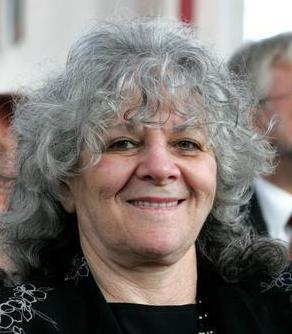
#> input picture ai/dasum-face-ai-test/data/patients/patient_1/0001_01.jpg, 292 x 334 px; its folder holds only this picture in this run
$ python verify_patient_in_image.py out.png ../data/patients/patient_1/0001_01.jpg
#> lines starting #> are read from the running program, lines starting #| are printed output that depends on the picture
### ai/dasum-face-ai-test/preprocessing/transforms.py
"""Common preprocessing: stabilize model input without face-specific ops."""

from __future__ import annotations

import io
from pathlib import Path

import cv2
import numpy as np
from PIL import Image, ImageOps

from preprocessing.config import (
    CLAHE_CLIP_LIMIT,
    CLAHE_TILE_GRID,
    DENOISE_D,
    DENOISE_SIGMA_COLOR,
    DENOISE_SIGMA_SPACE,
    LETTERBOX_PAD_COLOR,
    LETTERBOX_SIZE,
)


def load_image_bgr(path: str) -> np.ndarray:
    """Load with EXIF orientation; return BGR uint8."""
    with open(path, "rb") as f:
        data = f.read()
    pil = ImageOps.exif_transpose(Image.open(io.BytesIO(data)))
#> pil is the input picture: PIL image 292x334 RGB; mean R, G, B 122, 114.8, 110.9
    rgb = np.array(pil.convert("RGB"))
    return cv2.cvtColor(rgb, cv2.COLOR_RGB2BGR)


def save_image_bgr(path: str, image: np.ndarray) -> str:
    path_obj = Path(path)
    ext = path_obj.suffix.lower()
    encode_ext = {".jfif": ".jpg", ".jpeg": ".jpg"}.get(ext, ext)
    if encode_ext not in {".jpg", ".png", ".webp", ".bmp"}:
        path_obj = path_obj.with_suffix(".jpg")
        encode_ext = ".jpg"
        path = str(path_obj)
    ok, encoded = cv2.imencode(encode_ext, image)
    if not ok:
        raise ValueError(f"이미지 저장 실패: {path}")
    with open(path, "wb") as f:
        f.write(encoded.tobytes())
    return path


def letterbox(image: np.ndarray, size: int = LETTERBOX_SIZE) -> np.ndarray:
    """Aspect-ratio preserving resize + padding to size×size."""
    h, w = image.shape[:2]
    scale = min(size / w, size / h)
    new_w = max(1, int(w * scale))
    new_h = max(1, int(h * scale))
    interp = cv2.INTER_AREA if scale < 1 else cv2.INTER_LINEAR
    resized = cv2.resize(image, (new_w, new_h), interpolation=interp)
    canvas = np.full((size, size, 3), LETTERBOX_PAD_COLOR, dtype=np.uint8)
    top = (size - new_h) // 2
    left = (size - new_w) // 2
    canvas[top : top + new_h, left : left + new_w] = resized
    return canvas


def adjust_brightness_contrast(image: np.ndarray) -> np.ndarray:
    """Mild CLAHE on L channel."""
    lab = cv2.cvtColor(image, cv2.COLOR_BGR2LAB)
#> lab: shape (334, 292, 3); mean of channels 0, 1, 2 121.6, 130.2, 131.3
    l, a, b = cv2.split(lab)
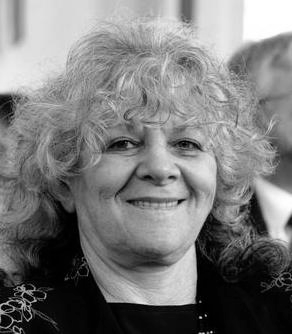
#> l: shape (334, 292); min 0, max 255, mean 121.6
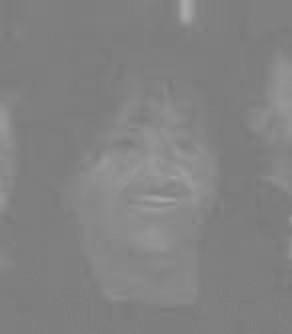
#> a: shape (334, 292); min 119, max 168, mean 130.2
    clahe = cv2.createCLAHE(clipLimit=CLAHE_CLIP_LIMIT, tileGridSize=CLAHE_TILE_GRID)
    l = clahe.apply(l)
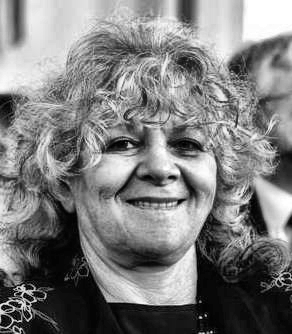
#> l: shape (334, 292); min 0, max 255, mean 125.2
    return cv2.cvtColor(cv2.merge([l, a, b]), cv2.COLOR_LAB2BGR)
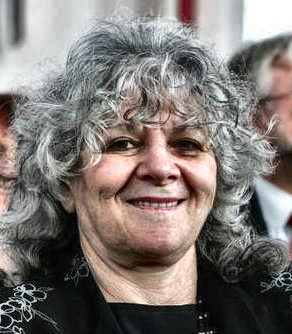
#> returned value: shape (334, 292, 3); mean B, G, R 115, 119, 126.1


def remove_noise(image: np.ndarray) -> np.ndarray:
    """Mild edge-preserving denoise."""
    return cv2.bilateralFilter(
        image,
        d=DENOISE_D,
        sigmaColor=DENOISE_SIGMA_COLOR,
        sigmaSpace=DENOISE_SIGMA_SPACE,
    )
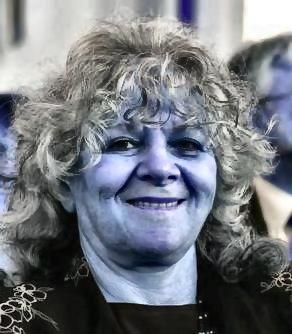
#> returned value: shape (334, 292, 3); mean of channels 0, 1, 2 115, 119, 126.1; drawn as R, G, B


def common_preprocess_pipeline(image_bgr: np.ndarray) -> np.ndarray:
    """EXIF applied at load; BGR throughout."""
    image = adjust_brightness_contrast(image_bgr)
    image = remove_noise(image)
    image = letterbox(image)
#> in letterbox, `resized = cv2.resize(image, (new_w, new_h), interpolation=interp)`:
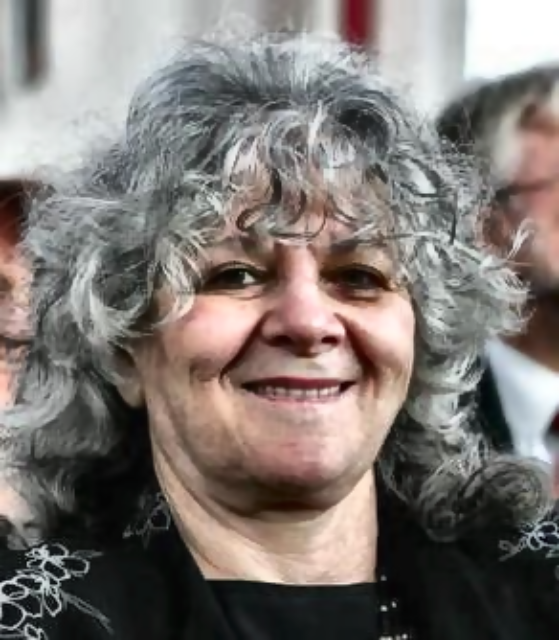
#> resized: shape (640, 559, 3); mean B, G, R 114.9, 118.9, 125.9
#> in letterbox, `canvas[top : top + new_h, left : left + new_w] = resized`:
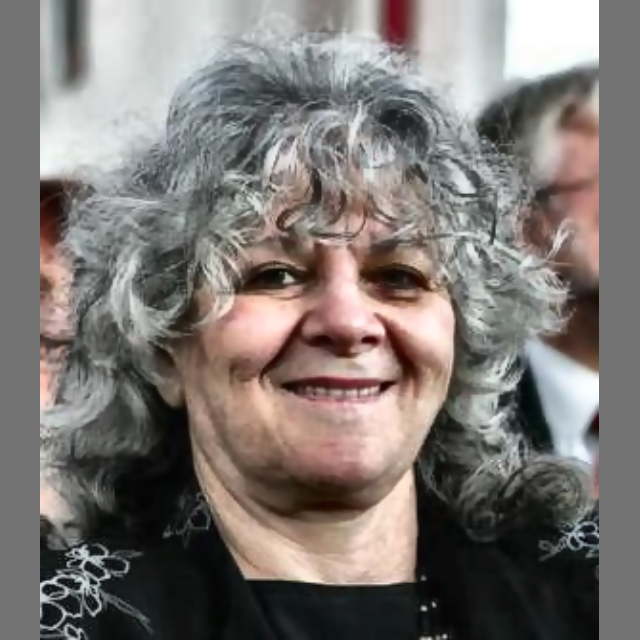
#> canvas: shape (640, 640, 3); mean B, G, R 114.8, 118.3, 124.4
    return image

### ai/dasum-face-ai-test/face/detector.py
"""InsightFace initialization and face detection."""

from __future__ import annotations

from dataclasses import dataclass

import cv2
import numpy as np
from insightface.app import FaceAnalysis
from insightface.utils import face_align

import settings as S


@dataclass
class DetectedFace:
    bbox: list[float]  # x1,y1,x2,y2
    det_score: float
    embedding: np.ndarray | None = None
    kps: np.ndarray | None = None

    # [4 lines left out: function area, not called in this run]


class FaceDetector:
    def __init__(self) -> None:
        self.app = FaceAnalysis(name=S.INSIGHTFACE_MODEL)
        self.app.prepare(
            ctx_id=S.INSIGHTFACE_CTX_ID,
            det_size=S.INSIGHTFACE_DET_SIZE,
        )

    # [15 lines left out: function detect, not called in this run]

    @staticmethod
    def largest_face(faces: list[DetectedFace]) -> DetectedFace | None:
        return faces[0] if faces else None

    # [26 lines left out: functions align_crop, crop_bbox, not called in this run]

### ai/dasum-face-ai-test/face/io_utils.py
"""Image I/O and logging helpers."""

from __future__ import annotations

import io
import logging
from pathlib import Path

import cv2
import numpy as np
from PIL import Image, ImageOps

import settings as S


def setup_logger(name: str, log_file: Path | None = None) -> logging.Logger:
    logger = logging.getLogger(name)
    if logger.handlers:
        return logger
    logger.setLevel(logging.INFO)
    fmt = logging.Formatter("%(asctime)s [%(levelname)s] %(message)s")
    ch = logging.StreamHandler()
    ch.setFormatter(fmt)
    logger.addHandler(ch)
    if log_file:
        log_file.parent.mkdir(parents=True, exist_ok=True)
        fh = logging.FileHandler(log_file, encoding="utf-8")
        fh.setFormatter(fmt)
        logger.addHandler(fh)
    return logger


# [35 lines left out: functions load_image_bgr, save_image_bgr, iter_images, program_info_from_rel, not called in this run]

### ai/dasum-face-ai-test/face/patient_db.py
"""Build and load patient face embedding database."""

from __future__ import annotations

import json
from pathlib import Path

import numpy as np
import pandas as pd

import settings as S
from face.augment import augment_patient_dir
from face.detector import FaceDetector
from face.embedder import FaceEmbedder, l2_normalize
from face.io_utils import iter_images, load_image_bgr, save_image_bgr, setup_logger


def _rep_path() -> Path:
    return S.FACE_DB_REPRESENTATIVES / "patient_representatives.npy"


# [16 lines left out: functions load_representatives, save_representatives, not called in this run]


def build_patient_database(
    overwrite: bool = False,
    use_augmentation: bool | None = None,
) -> dict[str, np.ndarray]:
    use_aug = S.USE_FACE_AUGMENTATION if use_augmentation is None else use_augmentation
    log = setup_logger("build_patient_db", S.OUTPUT_LOGS_DIR / "build_patient_db.log")

    if not S.PATIENTS_PREPROCESSED_DIR.is_dir():
        raise FileNotFoundError(
            f"전처리 입소자 폴더 없음: {S.PATIENTS_PREPROCESSED_DIR}\n"
            "먼저: python main.py --step preprocess"
        )

    detector = FaceDetector()
    embedder = FaceEmbedder(detector)
    representatives: dict[str, np.ndarray] = {}
    build_log: list[dict] = []

    for patient_id in S.PATIENT_IDS:
        src_dir = S.PATIENTS_PREPROCESSED_DIR / patient_id
        if not src_dir.is_dir():
            log.warning("%s folder missing", patient_id)
            continue

        aligned_dir = S.FACE_DB_ALIGNED_PATIENTS / patient_id
        emb_path = S.FACE_DB_EMBEDDINGS / f"{patient_id}.npy"

        if overwrite and aligned_dir.exists():
            for p in aligned_dir.glob("*"):
                if p.is_file():
                    p.unlink()

        sources: list[Path] = []
        for _, p in iter_images(src_dir):
            sources.append(p)

        if use_aug:
            aug_dir = S.AUGMENTED_DIR / patient_id
            if overwrite and aug_dir.exists():
                for p in aug_dir.glob("*"):
                    if p.is_file():
                        p.unlink()
            n_aug = augment_patient_dir(src_dir, aug_dir, per_face=S.AUGMENT_PER_FACE)
            log.info("%s augmented %d images", patient_id, n_aug)
            for _, p in iter_images(aug_dir):
                sources.append(p)

        embeddings: list[np.ndarray] = []
        aligned_dir.mkdir(parents=True, exist_ok=True)

        for src_path in sources:
            try:
                image = load_image_bgr(src_path)
            except Exception as e:
                log.warning("load fail %s: %s", src_path, e)
                build_log.append(
                    {"patient_id": patient_id, "source": str(src_path), "status": "load_fail"}
                )
                continue

            faces = detector.detect(image)
            face = FaceDetector.largest_face(faces)
            if face is None:
                log.warning("no face: %s", src_path)
                build_log.append(
                    {"patient_id": patient_id, "source": str(src_path), "status": "no_face"}
                )
                continue

            if len(faces) > 1:
                log.warning("multiple faces, using largest: %s", src_path)

            try:
                aligned = FaceDetector.align_crop(image, face)
                emb = embedder.from_detected_face(image, face)
            except Exception as e:
                log.warning("embed fail %s: %s", src_path, e)
                build_log.append(
                    {"patient_id": patient_id, "source": str(src_path), "status": "embed_fail"}
                )
                continue

            stem = src_path.stem
            if src_path.parent.name == patient_id:
                out_aligned = aligned_dir / f"{stem}_aligned.jpg"
            else:
                out_aligned = aligned_dir / f"{src_path.parent.name}_{stem}_aligned.jpg"

            save_image_bgr(out_aligned, aligned)
            embeddings.append(emb)
            build_log.append(
                {
                    "patient_id": patient_id,
                    "source": str(src_path),
                    "aligned_face": str(out_aligned),
                    "bbox": face.bbox,
                    "det_score": face.det_score,
                    "status": "ok",
                }
            )
            log.info("[등록] %s <- %s", patient_id, src_path.name)

        S.FACE_DB_EMBEDDINGS.mkdir(parents=True, exist_ok=True)
        if embeddings:
            np.save(emb_path, np.stack(embeddings, axis=0))
            rep = l2_normalize(np.mean(embeddings, axis=0))
            representatives[patient_id] = rep
            log.info("[완료] %s: %d embeddings", patient_id, len(embeddings))
        else:
            log.error("[ERROR] %s: no valid embeddings", patient_id)
            build_log.append({"patient_id": patient_id, "status": "no_valid_embeddings"})

        n = len(embeddings)
        if n == 0:
            log.warning("%s has no valid embeddings.", patient_id)
        elif n < S.MIN_VALID_EMBEDDINGS_WARN:
            log.warning("%s has only %d valid embeddings.", patient_id, n)

    save_representatives(representatives)

    log_path = S.FACE_DB_DIR / "build_log.json"
    log_path.write_text(json.dumps(build_log, ensure_ascii=False, indent=2), encoding="utf-8")
    pd.DataFrame(build_log).to_csv(S.OUTPUT_REPORTS_DIR / "patient_db_build.csv", index=False)

    return representatives

### ai/dasum-face-ai-test/preprocessing/runner.py
"""Batch common preprocessing (patients + gallery, once)."""

from __future__ import annotations

import shutil
from pathlib import Path

from preprocessing import config as C
from preprocessing.gallery_index import (
    build_gallery_index,
    iter_gallery_sources,
    numeric_relpath,
    save_gallery_index,
)
from preprocessing.transforms import common_preprocess_pipeline, load_image_bgr, save_image_bgr


def iter_images(root: Path):
    for path in sorted(root.rglob("*")):
        if path.is_file() and path.suffix.lower() in C.IMAGE_EXTENSIONS:
            rel = path.relative_to(root).as_posix()
            yield rel, path


def preprocess_image(src_path: Path, dst_path: Path) -> None:
    image = load_image_bgr(str(src_path))
    image = common_preprocess_pipeline(image)
    dst_path.parent.mkdir(parents=True, exist_ok=True)
    save_image_bgr(str(dst_path), image)


def preprocess_tree(src_root: Path, dst_root: Path, overwrite: bool = False) -> int:
    if overwrite and dst_root.exists():
        shutil.rmtree(dst_root)
    dst_root.mkdir(parents=True, exist_ok=True)

    count = 0
    for rel, src in iter_images(src_root):
        dst = dst_root / rel
        preprocess_image(src, dst)
        count += 1
        print(f"[전처리] {rel}")
    return count


# [24 lines left out: function preprocess_gallery_tree, not called in this run]

### ai/dasum-face-ai-test/scripts/verify_patient_in_image.py
"""업로드 사진 얼굴 인식: 전체 입소자 목록 + 시연 대상(patient_6=기만경) 포함 여부. stdout JSON 1줄."""
from __future__ import annotations

import json
import sys
from pathlib import Path

_ROOT = Path(__file__).resolve().parent.parent
if str(_ROOT) not in sys.path:
    sys.path.insert(0, str(_ROOT))

import schema as S  # noqa: E402
import settings as CFG  # noqa: E402
from face.detector import FaceDetector  # noqa: E402
from face.embedder import FaceEmbedder  # noqa: E402
from face.io_utils import load_image_bgr  # noqa: E402
from face.patient_db import (  # noqa: E402
    _rep_path,
    build_patient_database,
    load_representatives,
)
from face.similarity import SimilarityResult, decide_match, rank_patients  # noqa: E402
from preprocessing.runner import preprocess_tree  # noqa: E402

PATIENT_DISPLAY_NAMES: dict[str, str] = {
    "patient_1": "나채영",
    "patient_2": "김영희",
    "patient_3": "강나연",
    "patient_4": "김태우",
    "patient_5": "장원준",
    "patient_6": "기만경",
}

DEMO_GUARDIAN_PATIENT_KEY = "patient_6"
DEMO_GUARDIAN_PATIENT_NAME = PATIENT_DISPLAY_NAMES[DEMO_GUARDIAN_PATIENT_KEY]


def ensure_representatives() -> dict:
    if _rep_path().is_file():
        return load_representatives()
    CFG.OUTPUT_REPORTS_DIR.mkdir(parents=True, exist_ok=True)
    CFG.OUTPUT_LOGS_DIR.mkdir(parents=True, exist_ok=True)
    if not CFG.PATIENTS_PREPROCESSED_DIR.is_dir():
        preprocess_tree(CFG.PATIENTS_RAW_DIR, CFG.PATIENTS_PREPROCESSED_DIR)
    return build_patient_database()


# [34 lines left out: functions patient_sort_key, resolve_recognized_patient, collect_detected_patients, not called in this run]


def format_patient_names(patient_keys: list[str]) -> list[str]:
    return [PATIENT_DISPLAY_NAMES[key] for key in patient_keys]


# [43 lines left out: functions build_result_message, is_target_face, not called in this run]


def verify(image_path: str, target_patient: str = DEMO_GUARDIAN_PATIENT_KEY) -> dict:
    representatives = ensure_representatives()
    if target_patient not in representatives:
        return {
            "accepted": False,
            "reason": "TARGET_NOT_IN_DB",
            "message": f"입소자 DB에 {target_patient} 정보가 없습니다.",
            "target_patient": target_patient,
            "target_patient_name": PATIENT_DISPLAY_NAMES.get(target_patient, target_patient),
            "faces_detected": 0,
            "detected_patients": [],
            "detected_patient_names": [],
            "patient_display_names": PATIENT_DISPLAY_NAMES,
        }

    image = load_image_bgr(image_path)
    detector = FaceDetector()
    embedder = FaceEmbedder(detector)
    faces = detector.detect(image)

    if not faces:
        return {
            "accepted": False,
            "reason": "NO_FACE",
            "message": (
                f"사진에서 얼굴을 찾을 수 없습니다. "
                f"{DEMO_GUARDIAN_PATIENT_NAME}이 보이는 사진을 올려 주세요."
            ),
            "target_patient": target_patient,
            "target_patient_name": PATIENT_DISPLAY_NAMES.get(target_patient, target_patient),
            "faces_detected": 0,
            "matched_faces": [],
            "detected_patients": [],
            "detected_patient_names": [],
            "patient_display_names": PATIENT_DISPLAY_NAMES,
        }

    matched_faces: list[dict] = []
    all_faces: list[dict] = []

    for index, face in enumerate(faces):
        try:
            embedding = embedder.from_detected_face(image, face)
            scores = rank_patients(embedding, representatives)
            result = decide_match(scores)
            recognized = resolve_recognized_patient(result)
            info = {
                "face_index": index,
                "predicted_patient": result.predicted_patient,
                "recognized_patient": recognized,
                "recognized_patient_name": (
                    PATIENT_DISPLAY_NAMES.get(recognized) if recognized else None
                ),
                "status": result.status,
                "top1_patient": result.top1_patient,
                "top1_similarity": result.top1_similarity,
                f"{target_patient}_similarity": round(scores.get(target_patient, 0.0), 4),
            }
            all_faces.append(info)
            if is_target_face(result, target_patient, scores):
                matched_faces.append(info)
        except Exception:
            continue

    accepted = len(matched_faces) > 0
    detected_keys = collect_detected_patients(all_faces)
    detected_names = format_patient_names(detected_keys)

    return {
        "accepted": accepted,
        "reason": "PATIENT_MATCHED" if accepted else "PATIENT_NOT_FOUND",
        "message": build_result_message(
            accepted=accepted,
            detected_keys=detected_keys,
            detected_names=detected_names,
        ),
        "target_patient": target_patient,
        "target_patient_name": PATIENT_DISPLAY_NAMES.get(target_patient, target_patient),
        "faces_detected": len(faces),
        "matched_faces": matched_faces,
        "all_faces": all_faces,
        "detected_patients": detected_keys,
        "detected_patient_names": detected_names,
        "patient_display_names": PATIENT_DISPLAY_NAMES,
    }


def main() -> None:
    if hasattr(sys.stdout, "reconfigure"):
        sys.stdout.reconfigure(encoding="utf-8")

    if len(sys.argv) < 2:
        print(json.dumps({"accepted": False, "error": "image_path required"}, ensure_ascii=False))
        sys.exit(1)
    target = sys.argv[2] if len(sys.argv) > 2 else DEMO_GUARDIAN_PATIENT_KEY
    result = verify(sys.argv[1], target)
    print(json.dumps(result, ensure_ascii=False))


if __name__ == "__main__":
    main()
#> (the call stopped at in __init__, `self.app = FaceAnalysis(name=S.INSIGHTFACE_MODEL)`: insightface is not available in this run)

$ run again, on ai/dasum-face-ai-test/data/patients/patient_1/0012_01.jpg
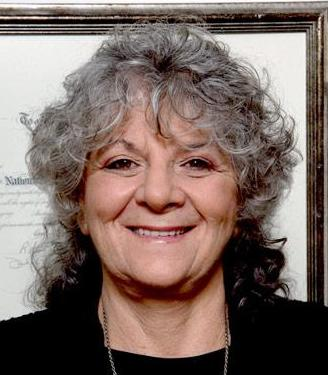
#> input picture ai/dasum-face-ai-test/data/patients/patient_1/0012_01.jpg, 328 x 375 px
#> in load_image_bgr, pil is the input picture: PIL image 328x375 RGB; mean R, G, B 124.5, 107, 100.5
#> lab: shape (375, 328, 3); mean of channels 0, 1, 2 115.9, 134.1, 134.4
#> in remove_noise, `return cv2.bilateralFilter( image, d=DENOISE_D, sigmaColor=DENOISE_SIG..`:
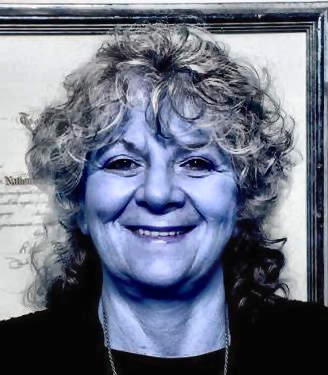
#> returned value: shape (375, 328, 3); mean of channels 0, 1, 2 107.2, 113.7, 131; drawn as R, G, B
#> in letterbox, `canvas[top : top + new_h, left : left + new_w] = resized`:
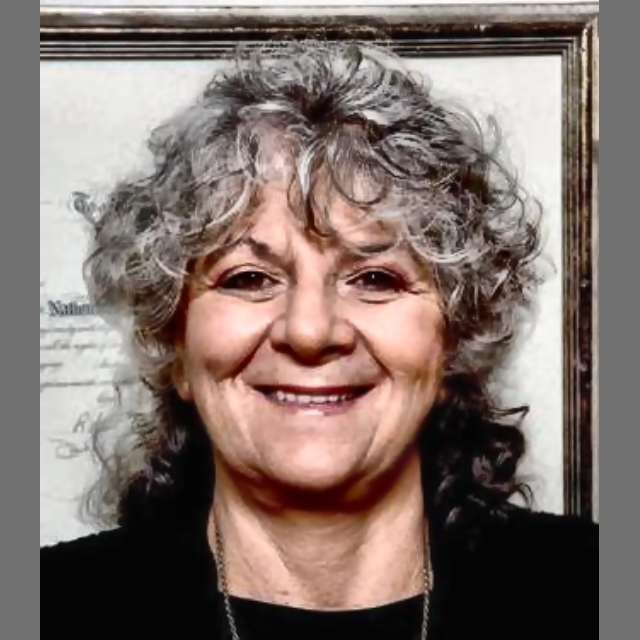
#> canvas: shape (640, 640, 3); mean B, G, R 108, 113.7, 128.8
